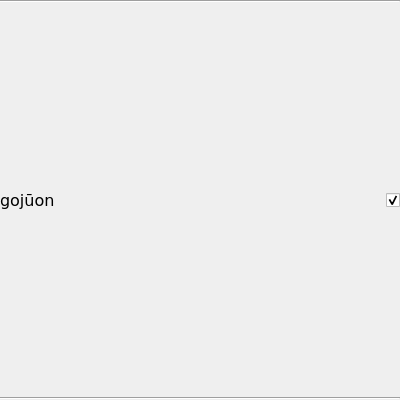
<?xml version="1.0" encoding="UTF-8"?>
<ui version="4.0">
 <class>SymbolSettingSection</class>
 <widget class="QWidget" name="SymbolSettingSection">
  <property name="geometry">
   <rect>
    <x>0</x>
    <y>0</y>
    <width>400</width>
    <height>400</height>
   </rect>
  </property>
  <property name="maximumSize">
   <size>
    <width>16777215</width>
    <height>16777215</height>
   </size>
  </property>
  <property name="windowTitle">
   <string>Form</string>
  </property>
  <layout class="QVBoxLayout" name="verticalLayout_2">
   <property name="spacing">
    <number>0</number>
   </property>
   <property name="sizeConstraint">
    <enum>QLayout::SetDefaultConstraint</enum>
   </property>
   <property name="leftMargin">
    <number>0</number>
   </property>
   <property name="topMargin">
    <number>0</number>
   </property>
   <property name="rightMargin">
    <number>0</number>
   </property>
   <property name="bottomMargin">
    <number>0</number>
   </property>
   <item>
    <widget class="Line" name="line">
     <property name="orientation">
      <enum>Qt::Horizontal</enum>
     </property>
    </widget>
   </item>
   <item>
    <layout class="QHBoxLayout" name="SymbolSettingNameContainer">
     <property name="spacing">
      <number>0</number>
     </property>
     <property name="sizeConstraint">
      <enum>QLayout::SetDefaultConstraint</enum>
     </property>
     <property name="leftMargin">
      <number>0</number>
     </property>
     <property name="topMargin">
      <number>0</number>
     </property>
     <property name="rightMargin">
      <number>0</number>
     </property>
     <property name="bottomMargin">
      <number>0</number>
     </property>
     <item>
      <widget class="QLabel" name="SymbolSettingSectionName">
       <property name="font">
        <font>
         <family>DejaVu Sans</family>
         <pointsize>12</pointsize>
         <weight>50</weight>
         <bold>false</bold>
        </font>
       </property>
       <property name="text">
        <string>gojūon</string>
       </property>
       <property name="margin">
        <number>16</number>
       </property>
      </widget>
     </item>
     <item>
      <spacer name="horizontalSpacer">
       <property name="orientation">
        <enum>Qt::Horizontal</enum>
       </property>
       <property name="sizeType">
        <enum>QSizePolicy::Expanding</enum>
       </property>
       <property name="sizeHint" stdset="0">
        <size>
         <width>40</width>
         <height>20</height>
        </size>
       </property>
      </spacer>
     </item>
     <item>
      <widget class="QCheckBox" name="SymbolSettingSectionCheckbox">
       <property name="sizePolicy">
        <sizepolicy hsizetype="Preferred" vsizetype="Preferred">
         <horstretch>0</horstretch>
         <verstretch>0</verstretch>
        </sizepolicy>
       </property>
       <property name="minimumSize">
        <size>
         <width>0</width>
         <height>0</height>
        </size>
       </property>
       <property name="baseSize">
        <size>
         <width>0</width>
         <height>0</height>
        </size>
       </property>
       <property name="font">
        <font>
         <pointsize>9</pointsize>
        </font>
       </property>
       <property name="styleSheet">
        <string notr="true"/>
       </property>
       <property name="text">
        <string/>
       </property>
       <property name="iconSize">
        <size>
         <width>16</width>
         <height>16</height>
        </size>
       </property>
       <property name="checked">
        <bool>true</bool>
       </property>
      </widget>
     </item>
    </layout>
   </item>
   <item>
    <widget class="Line" name="line_2">
     <property name="orientation">
      <enum>Qt::Horizontal</enum>
     </property>
    </widget>
   </item>
   <item>
    <layout class="QHBoxLayout" name="SymbolSettingSectionContainer" stretch="0">
     <property name="spacing">
      <number>0</number>
     </property>
     <property name="leftMargin">
      <number>0</number>
     </property>
     <property name="topMargin">
      <number>0</number>
     </property>
     <property name="rightMargin">
      <number>0</number>
     </property>
     <property name="bottomMargin">
      <number>0</number>
     </property>
     <item>
      <layout class="QGridLayout" name="SymbolSettingSectionEntries">
       <property name="sizeConstraint">
        <enum>QLayout::SetDefaultConstraint</enum>
       </property>
       <property name="leftMargin">
        <number>0</number>
       </property>
       <property name="topMargin">
        <number>0</number>
       </property>
       <property name="rightMargin">
        <number>0</number>
       </property>
       <property name="spacing">
        <number>0</number>
       </property>
      </layout>
     </item>
    </layout>
   </item>
  </layout>
 </widget>
 <resources/>
 <connections/>
</ui>
